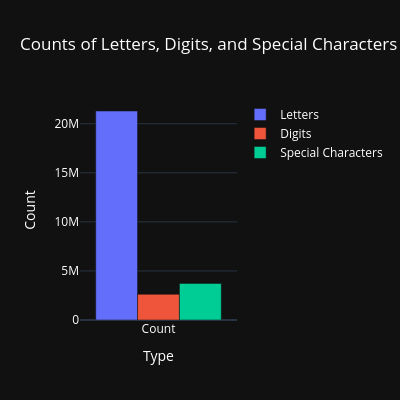

The notebook cell saved with this chart:
### Code cell
# Create a DataFrame with the sum of each column
counts = urls_data[['letters_count', 'digits_count', 'special_chars_count']].sum()

# Create a bar chart for the counts of letters, digits, and special characters
fig = go.Figure(data=[
    go.Bar(name='Letters', x=['Count'], y=[counts['letters_count']]),
    go.Bar(name='Digits', x=['Count'], y=[counts['digits_count']]),
    go.Bar(name='Special Characters', x=['Count'], y=[counts['special_chars_count']])
])

fig.update_layout(title='Counts of Letters, Digits, and Special Characters',
                  xaxis_title='Type',
                  yaxis_title='Count',
                  barmode='group',
                  template='plotly_dark',
                  font=dict(color='white'))
fig.update_layout(width=400, height=400)
fig.show()

### Figure 1 — Plotly figure (JSON) as saved in the notebook; plotly's stock layout.template omitted (floating-point values rounded to 4 significant figures)
{"data": [{"name": "Letters", "type": "bar", "x": ["Count"], "y": [21298807]}, {"name": "Digits", "type": "bar", "x": ["Count"], "y": [2618822]}, {"name": "Special Characters", "type": "bar", "x": ["Count"], "y": [3730239]}], "layout": {"barmode": "group", "font": {"color": "white"}, "height": 400, "title": {"text": "Counts of Letters, Digits, and Special Characters"}, "width": 400, "xaxis": {"title": {"text": "Type"}}, "yaxis": {"title": {"text": "Count"}}}}
